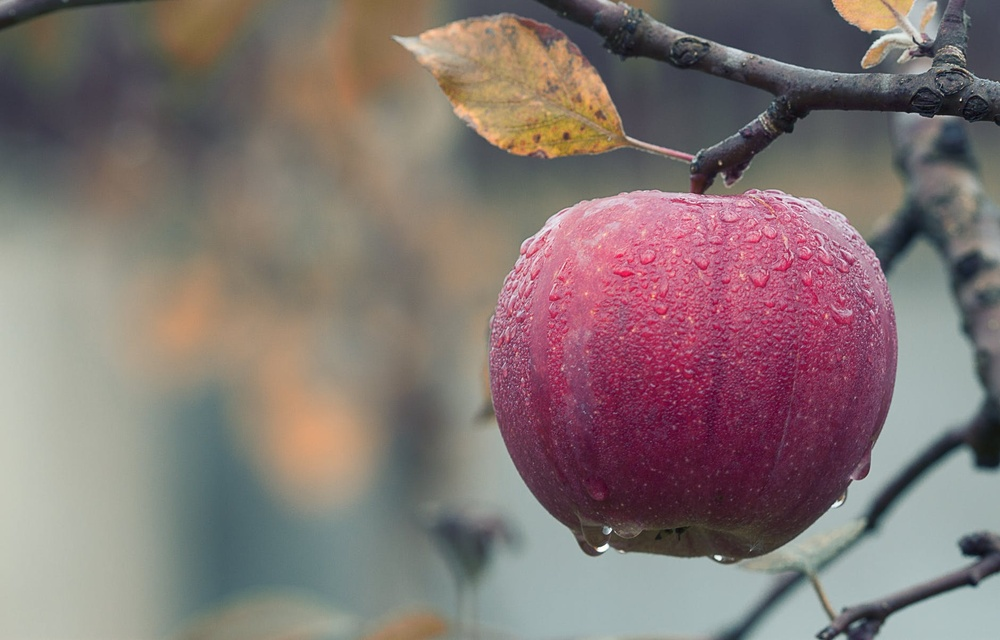
#> input picture apple.jpeg, 1000 x 640 px, shrunk from 1880 x 1204 before the run
$ python exp11.py   (older library calls are emulated)
#> lines starting #> are read from the running program, lines starting #| are printed output that depends on the picture
import cv2
import numpy as np
import matplotlib.pyplot as plt
def sobel_edge_detection(image_path, output_path):
    # Read the image in grayscale
#> called with image_path = 'apple.jpeg', output_path = 'sobel_edge_detected_image.jpg'
    image = cv2.imread(image_path, cv2.IMREAD_GRAYSCALE)
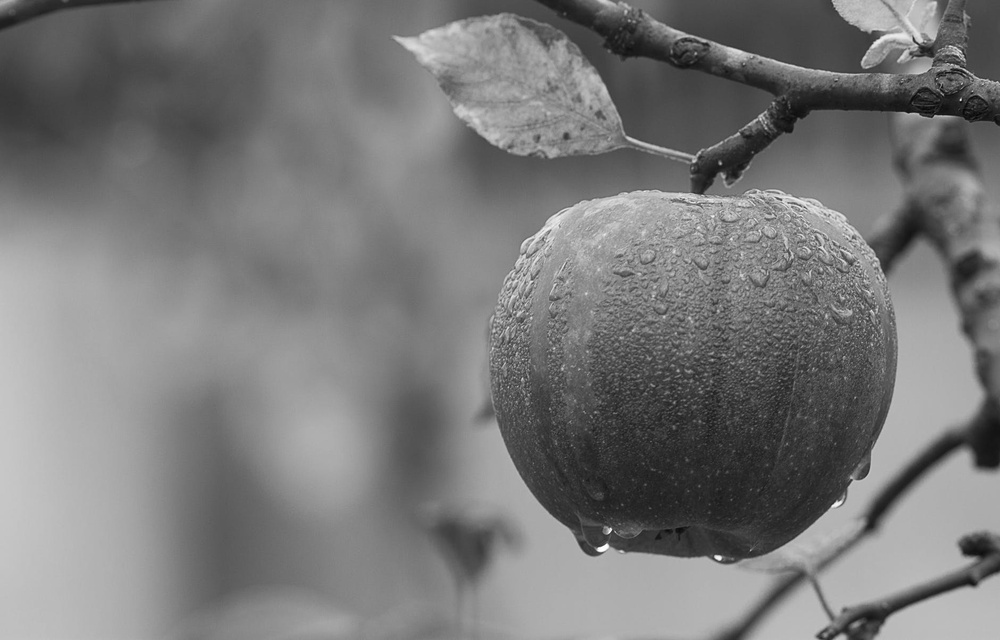
#> image: shape (640, 1000); min 3, max 255, mean 121.2

    if image is None:
        print(f"Failed to read the image from {image_path}")
        return

    # Apply Sobel operator in X direction
    sobel_x = cv2.Sobel(image, cv2.CV_64F, 1, 0, ksize=3)
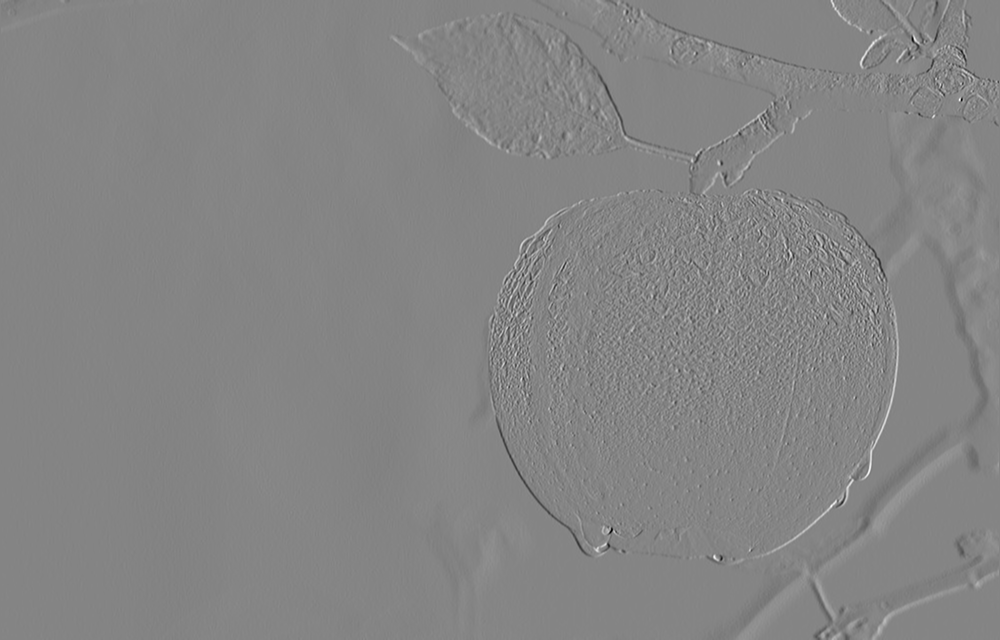
#> sobel_x: shape (640, 1000) float64; min -668, max 614, mean -0.3; drawn with min black and max white

    # Apply Sobel operator in Y direction
    sobel_y = cv2.Sobel(image, cv2.CV_64F, 0, 1, ksize=3)
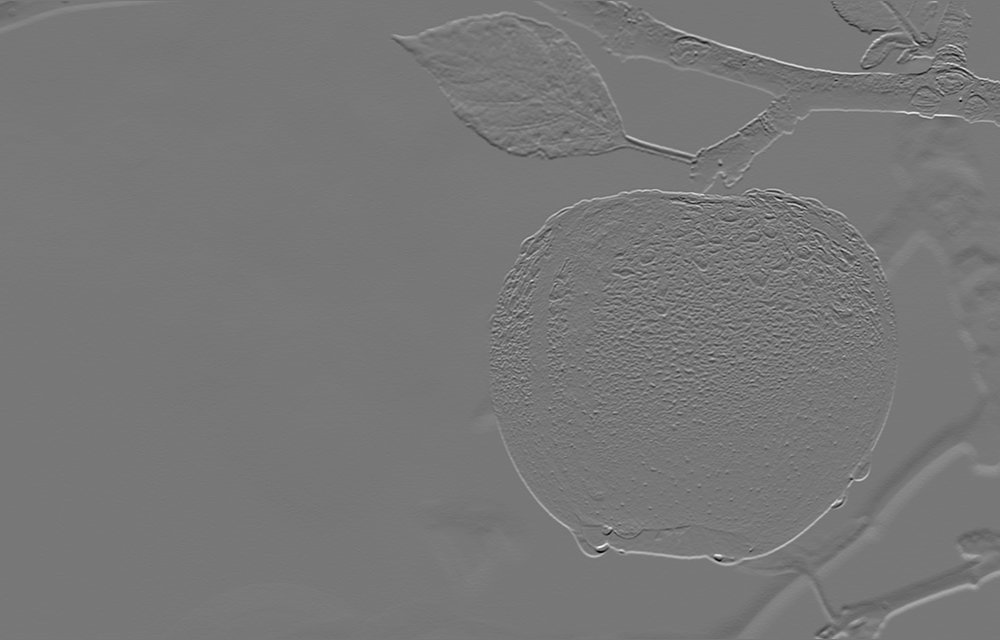
#> sobel_y: shape (640, 1000) float64; min -665, max 751, mean 0.7; drawn with min black and max white

    # Compute the magnitude of the gradient
    sobel_magnitude = np.sqrt(sobel_x**2 + sobel_y**2)
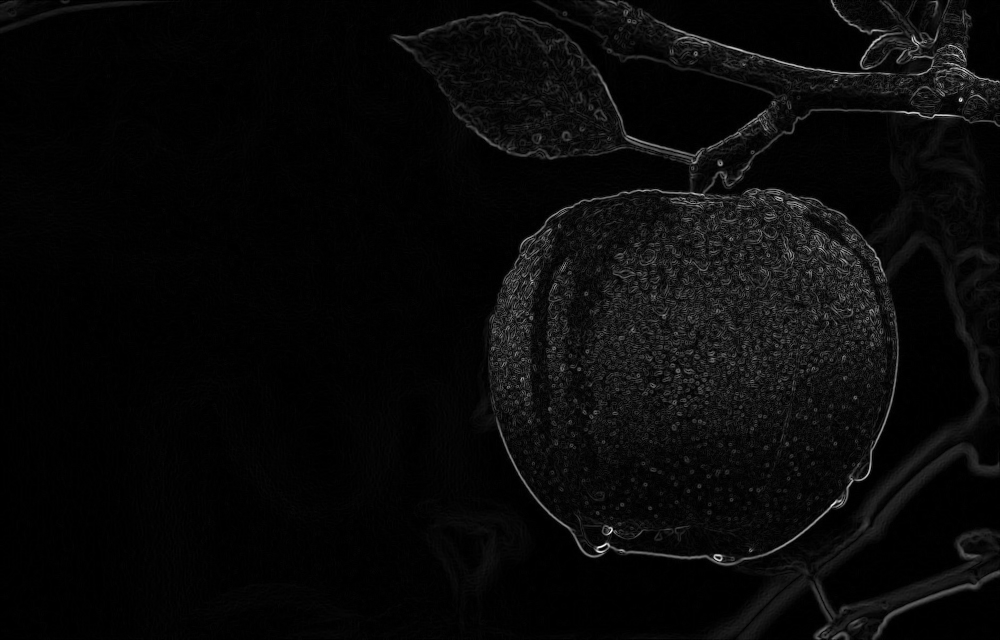
#> sobel_magnitude: shape (640, 1000) float64; min 0, max 801.2, mean 29.4; drawn with min black and max white
    sobel_magnitude = np.uint8(np.absolute(sobel_magnitude))
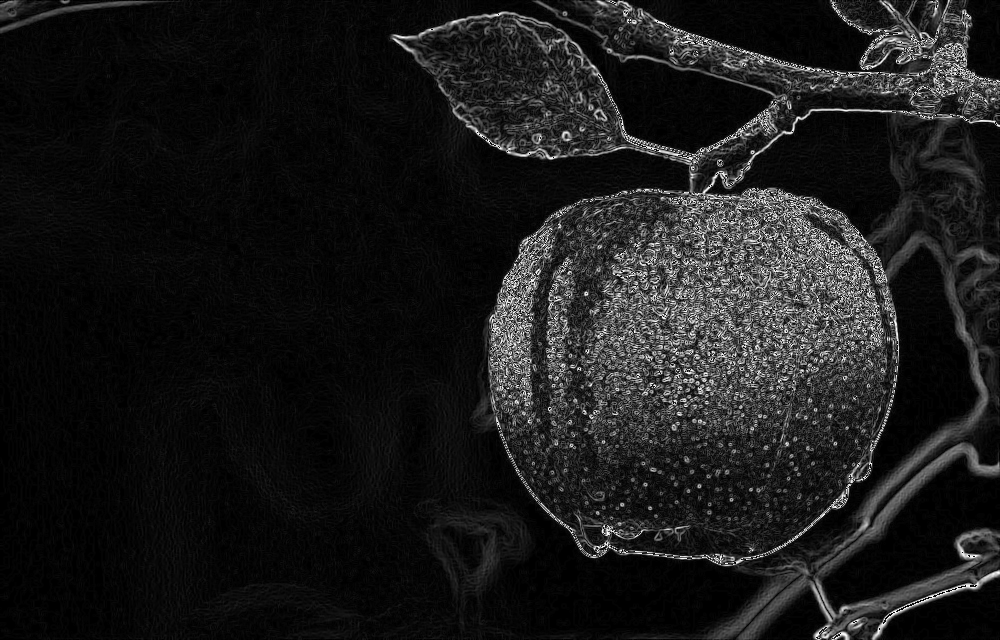
#> sobel_magnitude: shape (640, 1000); min 0, max 255, mean 26.5

    # Save the Sobel edge-detected image
    cv2.imwrite(output_path, sobel_magnitude)
    print(f"Sobel edge-detected image saved as {output_path}")

    # Plot the original and Sobel edge-detected images
    plt.figure(figsize=(12, 6))

    plt.subplot(1, 2, 1)
    plt.imshow(image, cmap='gray')
    plt.title('Original Image')
    plt.axis('off')

    plt.subplot(1, 2, 2)
    plt.imshow(sobel_magnitude, cmap='gray')
    plt.title('Sobel Edge Detected Image')
    plt.axis('off')

    plt.show()

    # Display the images
    cv2.imshow('Original Image', image)
    cv2.imshow('Sobel Edge Detected Image', sobel_magnitude)
    cv2.waitKey(0)
    cv2.destroyAllWindows()

# Example usage
input_image_path = 'apple.jpeg'
output_image_path = 'sobel_edge_detected_image.jpg'

sobel_edge_detection(input_image_path, output_image_path)

$ run again, with forest.png saved as apple.jpeg
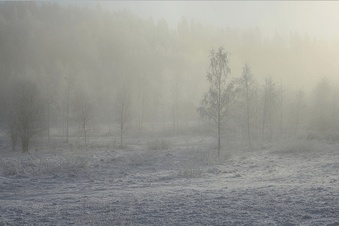
#> input picture forest.png, 339 x 226 px, shrunk from 638 x 425 before the run
#> in sobel_edge_detection, `sobel_magnitude = np.sqrt(sobel_x**2 + sobel_y**2)`:
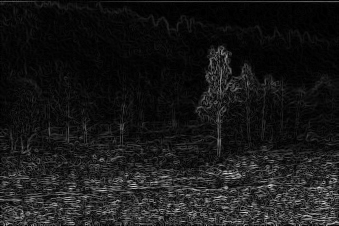
#> sobel_magnitude: shape (226, 339) float64; min 0, max 230.4, mean 24.7
#> in sobel_edge_detection, `plt.show()`:
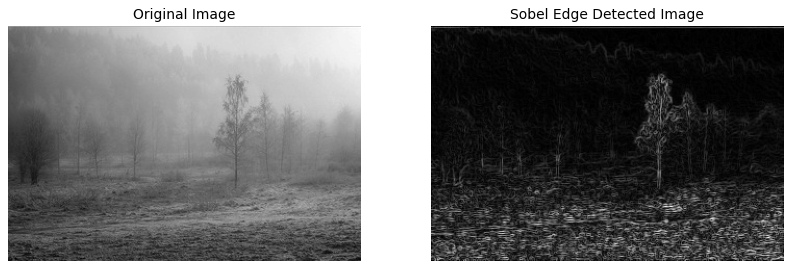
#> figure drawn by matplotlib, 2 panels
